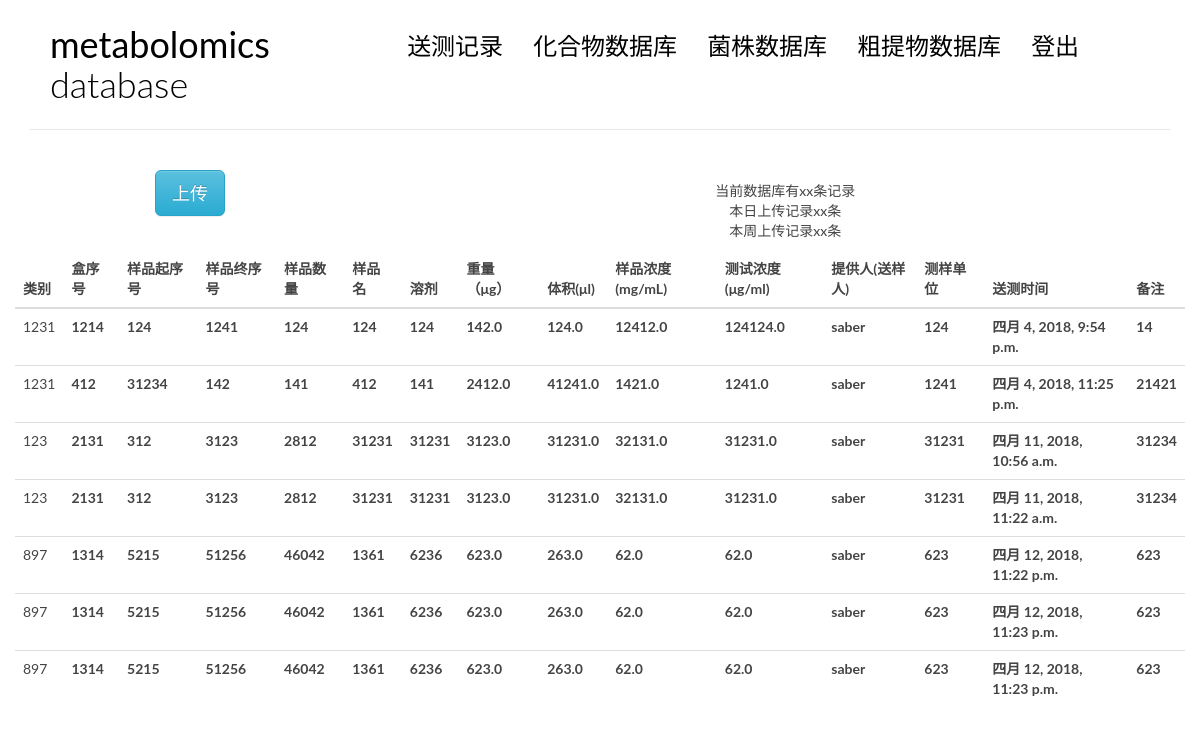
Before: /index/ with the older database file.
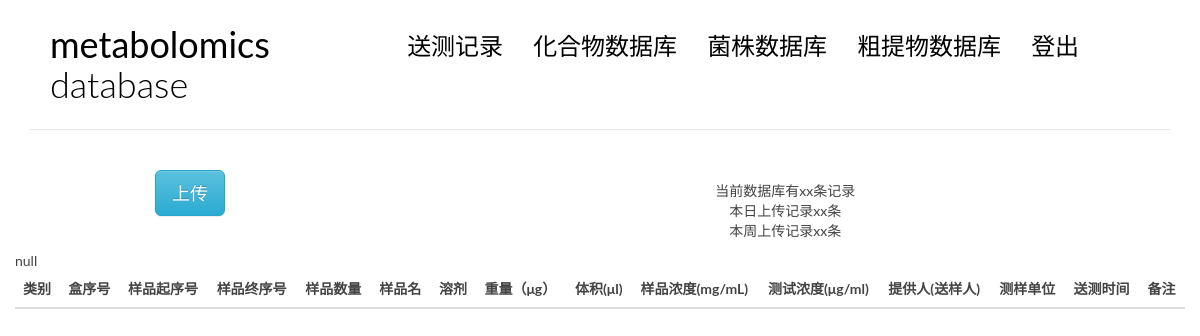
After: the same page with the newer database file.
### blog/models.py (models this page shows, shortened)
@python_2_unicode_compatible
class testrecord(models.Model):
    testtype = models.CharField(max_length = 20) #或者改成两个可选项？粗提物或者化合物
    boxnumber = models.IntegerField(blank = True) #盒序号
    samplestart = models.IntegerField(blank = True) #样品起序号
    sampleend = models.IntegerField(blank = True) #样品终序号
    samplenum = models.IntegerField(blank = True) #样品数量
    samplename = models.CharField(max_length = 100) #样品名
    solvent = models.CharField(max_length = 100) #溶剂
    mass = models.FloatField() #重量，单位miug
    volume = models.FloatField() #体积单位niuL
    concentration = models.FloatField() #浓度 单位(mg/mL)
    testconcentration = models.FloatField(blank= True) #测试浓度 单位(miug/mL)
    provider = models.ForeignKey(User) #提供人
    department = models.CharField(max_length=100) #测样单位
    sendtime = models.DateTimeField(auto_now_add=True, editable = True)
    sendtime.editable = 'True'     #送样时间
    comment = models.CharField(max_length = 500, blank = True)

### blog/testrecord.py (the view)
# urls.py: url(r'^index/$', views.recordindex, name='index'),
def recordindex(request, msg = -1):
    lists = testrecord.objects.all()
    return render(request, 'blog/record.html', context = {'tests' : lists, 'msg' : msg} )

### templates/blog/record.html (shortened to what this page needs)
{% extends 'base.html' %}
{%block main %}
<body>
            <div class="row">
                <div class="col-md-4 col-sm-5 col-xs-8">
                    <center>
                        <button class="btn btn-info btn-primary btn-lg" data-toggle="modal" data-target="#myModal">
                            上传
                        </button>
                    </center>
                </div>
                <div class="col-md-8 col-sm-7 col-xs-4">
                    <nav class="main-nav" role="navigation">
                        <div class="collapse navbar-collapse" id="bs-example-navbar-collapse-1">
                                <ul class="list-unstyled text-center" >
                                    <li>当前数据库有xx条记录</li>
                                    <li>本日上传记录xx条</li>
                                    <li>本周上传记录xx条</li>
                                  </ul>
                        </div>
                    </nav>
                </div>
            </div>
            <div class="col-md-12 col-sm-7 col-xs-4">
            <table class="table table-hover">
                    <thead>
                        <tr>
                            <th>类别</th>
                            <th>盒序号</th>
                            <th>样品起序号</th>
                            <th>样品终序号</th>
                            <th>样品数量</th>
                            <th>样品名</th>
                            <th>溶剂</th>
                            <th>重量（μg）</th>
                            <th>体积(μl)</th>
                            <th>样品浓度(mg/mL)</th>
                            <th>测试浓度(μg/ml)</th>
                            <th>提供人(送样人)</th>
                            <th>测样单位</th>
                            <th>送测时间</th>
                            <th>备注</th>
                        </tr>
                    </thead>
                    <tbody>
                            {% for test in tests %}
                            {% if request.user == test.provider %}
                            <tr class="row1 success">
                            {% else %}
                            <tr class="row1">
                            {% endif %}
                                <td class="field-testtype"> {{test.testtype}}</td>
                                <th class = "field-boxnumber">{{test.boxnumber}}</th>
                                <th class = "field-samplestart">{{test.samplestart}}</th>
                                <th class = "field-sampleend">{{test.sampleend}}</th>
                                <th class = "field-samplenum">{{test.samplenum}}</th>
                                <th class = "field-samplename">{{test.samplename}}</th>
                                <th class = "field-solvent">{{test.solvent}}</th>
                                <th class = "field-mass">{{test.mass}}</th>
                                <th class = "field-volume">{{test.volume}}</th>
                                <th class = "field-concentration">{{test.concentration}}</th>
                                <th class = "field-testconcentration">{{test.testconcentration}}</th>
                                <th class = "field-provider">{{test.provider}}</th>
                                <th class = "field-department">{{test.department}}</th>
                                <th class = "field-sentime">{{test.sendtime}}</th>
                                <th class = "field-comment">{{test.comment}}</th>
                            </tr>
                            {% empty %}
                              <div class="row1">null</div>
                            {% endfor %}
                    </tbody>
                </table>
                </div>
</body>
{% endblock main %}

Changed rows visible on the page:
removed testrecord: testtype "1231", boxnumber "1214", samplestart "124", sampleend "1241", samplenum "124", samplename "124", solvent "124", mass "142.0", volume "124.0", concentration "12412.0", testconcentration "124124.0", provider "saber", department "124", sendtime "四月 4, 2018, 9:54 p.m.", comment "14"
removed testrecord: testtype "1231", boxnumber "412", samplestart "31234", sampleend "142", samplenum "141", samplename "412", solvent "141", mass "2412.0", volume "41241.0", concentration "1421.0", testconcentration "1241.0", provider "saber", department "1241", sendtime "四月 4, 2018, 11:25 p.m.", comment "21421"
removed testrecord: testtype "123", boxnumber "2131", samplestart "312", sampleend "3123", samplenum "2812", samplename "31231", solvent "31231", mass "3123.0", volume "31231.0", concentration "32131.0", testconcentration "31231.0", provider "saber", department "31231", sendtime "四月 11, 2018, 10:56 a.m.", comment "31234"
removed testrecord: testtype "123", boxnumber "2131", samplestart "312", sampleend "3123", samplenum "2812", samplename "31231", solvent "31231", mass "3123.0", volume "31231.0", concentration "32131.0", testconcentration "31231.0", provider "saber", department "31231", sendtime "四月 11, 2018, 11:22 a.m.", comment "31234"
removed testrecord: testtype "897", boxnumber "1314", samplestart "5215", sampleend "51256", samplenum "46042", samplename "1361", solvent "6236", mass "623.0", volume "263.0", concentration "62.0", testconcentration "62.0", provider "saber", department "623", sendtime "四月 12, 2018, 11:22 p.m.", comment "623"
removed testrecord: testtype "897", boxnumber "1314", samplestart "5215", sampleend "51256", samplenum "46042", samplename "1361", solvent "6236", mass "623.0", volume "263.0", concentration "62.0", testconcentration "62.0", provider "saber", department "623", sendtime "四月 12, 2018, 11:23 p.m.", comment "623"
removed testrecord: testtype "897", boxnumber "1314", samplestart "5215", sampleend "51256", samplenum "46042", samplename "1361", solvent "6236", mass "623.0", volume "263.0", concentration "62.0", testconcentration "62.0", provider "saber", department "623", sendtime "四月 12, 2018, 11:23 p.m.", comment "623"
Other visible differences:
text now shown: "null"
